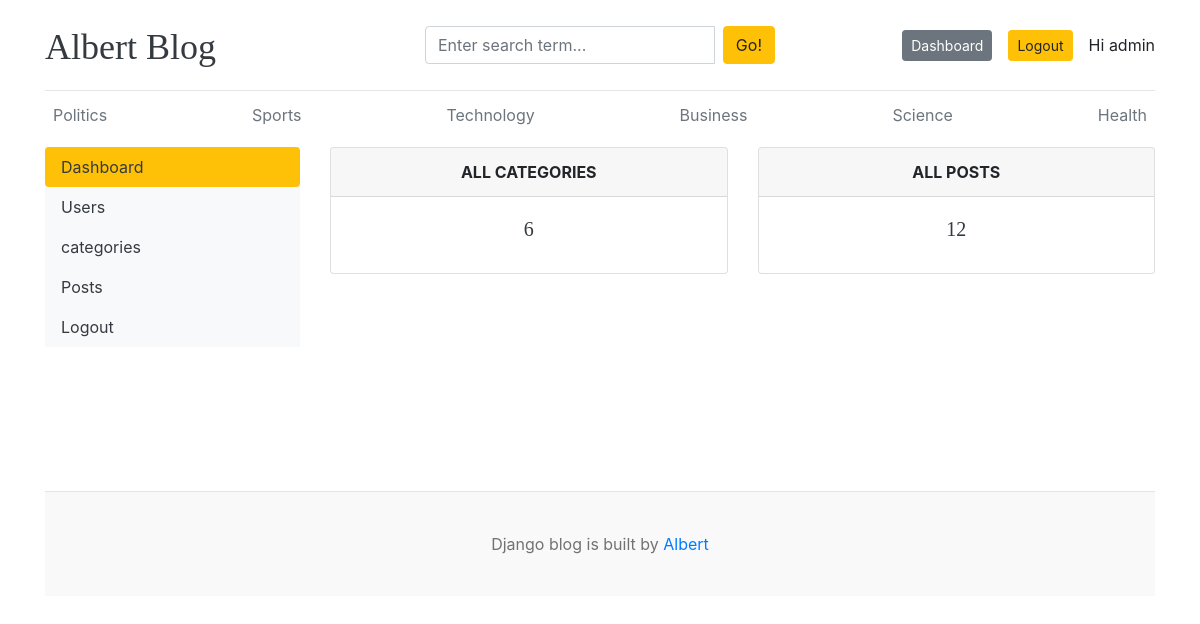
The page /dashboard/ (signed in) on the database its author committed.
### blogs/models.py (models this page shows, shortened)
class Category(models.Model):
    category_name = models.CharField(max_length=50, unique=True)
    created_at = models.DateTimeField(auto_now_add=True)
    updated_at = models.DateTimeField(auto_now=True)
    class Meta:
        verbose_name_plural = 'categories'

### dashboards/views.py (the view)
# urls.py: path('dashboard/', include('dashboards.urls')),
@login_required
def dashboard(request):
    cat_count = Category.objects.all().count()
    blog_count = Blog.objects.all().count()
    context = {'cat_count': cat_count, 'blog_count': blog_count}
    return render(request, 'dashboards/dashboard.html', context)

### blogs/context_processors.py (called while the page is built)
def get_categories(request):
    categories = Category.objects.all()
    return {'categories': categories}

def get_social_links(request):
    social_links = SocialLink.objects.all()
    return {'social_links': social_links}

### templates/dashboards/dashboard.html (shortened to what this page needs)
{% extends "blogs/base.html" %}
{% block content %}
    <div class="row">
        {% include "dashboards/sidebar.html" %}
        <div class="col-md-9">
            <div class="row">
                <div class="col">
                    <div class="card border-default mb-3">
                        <div class="card-header text-center text-uppercase font-weight-bold">All Categories</div>
                        <div class="card-body text-dark">
                            <h5 class="card-title text-center">{{ cat_count }}</h5>
                        </div>
                    </div>
                </div>
                <div class="col">
                    <div class="card border-default mb-3">
                        <div class="card-header text-center text-uppercase font-weight-bold">All posts</div>
                        <div class="card-body text-dark">
                            <h5 class="card-title text-center">{{ blog_count }}</h5>
                        </div>
                    </div>
                </div>
            </div>
        </div>
    </div>
    <br><br><br><br><br><br>
{% endblock content %}

### templates/blogs/base.html (shortened to what this page needs)
{% load static %}
<!DOCTYPE html>
<html lang="en">
<head>
    <link rel="stylesheet" href="https://cdn.jsdelivr.net/npm/bootstrap@4.6.2/dist/css/bootstrap.min.css">
    <link href="{% static 'css/blog.css' %}" rel="stylesheet">
    <link rel="stylesheet" href="https://cdnjs.cloudflare.com/ajax/libs/font-awesome/4.7.0/css/font-awesome.min.css">
  </head>
<body>
    <div class="container">
      <header class="blog-header py-3">
        <div class="row flex-nowrap justify-content-between align-items-center">
          <div class="col-4 pt-1">
            <a class="blog-header-logo text-dark" href="{% url 'home' %}">Albert Blog</a>
          </div>
          <div class="col-4">
            <form action="{% url 'search' %}" method="GET">
              <div class="input-group">
                <input class="form-control" type="text" name="query" value="{{ query }}" placeholder="Enter search term..." aria-label="Enter search term..." aria-describedby="button-search" />
                <button type="submit" class="ml-2 btn btn-warning" id="button-search" type="button">Go!</button>
            </div>
            </form>
          </div>
          <div class="col-4 d-flex justify-content-end align-items-center">
            {% if not user.is_authenticated %}
                <a class="btn btn-sm btn-warning" href="{% url 'login' %}">Login</a> &nbsp;
                <a class="btn btn-sm btn-secondary" href="{% url 'register' %}">Register</a>
            {% else %}
                <span><a href="{% url 'dashboard' %}" class="btn btn-sm btn-secondary">Dashboard</a></span>
                <span><a href="{% url 'logout' %}" class="btn btn-sm btn-warning">Logout</a></span>
                <span class="ml-3">Hi {{ user }}</span>
            {% endif %}
          </div>
        </div>
      </header>
      <div class="nav-scroller py-1 mb-2">
        <nav class="nav d-flex justify-content-between">
          {% for category in categories %}
            <a class="p-2 text-muted" href="{% url 'posts_by_category' category.id %}">{{ category.category_name }}</a>
          {% endfor %}
        </nav>
      </div>
    {% block content %}
    {% endblock %}
    <footer class="blog-footer">
        <p>Django blog is built by <a href="#">Albert</a></p>
    </footer>
    </body>
</html>

### blog/static/css/blog.css (style rules this page uses)
.blog-header { border-bottom: 1px solid #e5e5e5; }
.blog-header-logo { font-family: "Playfair Display", Georgia, "Times New Roman", serif; font-size: 2.25rem; }
h1, h2, h3, h4, h5, h6 { font-family: "Playfair Display", Georgia, "Times New Roman", serif; }
.blog-footer { padding: 2.5rem 0; color: #727272; text-align: center; background-color: #f9f9f9; border-top: .05rem solid #e5e5e5; }
.blog-footer p:last-child { margin-bottom: 0; }

### rows shown on the page
Category: category_name "Politics"
Category: category_name "Sports"
Category: category_name "Technology"
Category: category_name "Business"
Category: category_name "Science"
Category: category_name "Health"

### other values the page prints
{{ user }} "admin"
{{ cat_count }} "6"
{{ blog_count }} "12"
